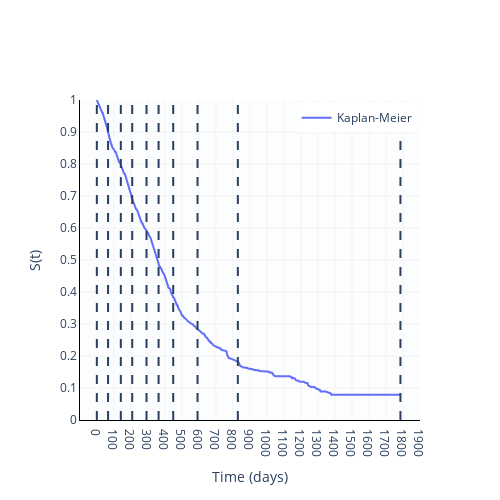

Notebook cell for this chart:
### Code cell
fig

### Figure 1 — Plotly figure (JSON) as saved in the notebook; plotly's stock layout.template omitted (floating-point values rounded to 4 significant figures; data arrays with more than 128 entries replaced by an {"elided": "..."} marker saying what was removed)
{"data": [{"mode": "lines", "name": "Kaplan-Meier", "type": "scatter", "x": {"elided": "495 int values"}, "y": {"elided": "495 float values"}}], "layout": {"autosize": false, "height": 500, "legend": {"x": 0.99, "xanchor": "right", "y": 0.99, "yanchor": "top"}, "plot_bgcolor": "rgb(252, 253, 255)", "shapes": [{"line": {"dash": "dash"}, "type": "line", "x0": 0, "x1": 0, "xref": "x", "y0": 0, "y1": 1, "yref": "y"}, {"line": {"dash": "dash"}, "type": "line", "x0": 66, "x1": 66, "xref": "x", "y0": 0, "y1": 1, "yref": "y"}, {"line": {"dash": "dash"}, "type": "line", "x0": 141, "x1": 141, "xref": "x", "y0": 0, "y1": 1, "yref": "y"}, {"line": {"dash": "dash"}, "type": "line", "x0": 208, "x1": 208, "xref": "x", "y0": 0, "y1": 1, "yref": "y"}, {"line": {"dash": "dash"}, "type": "line", "x0": 292, "x1": 292, "xref": "x", "y0": 0, "y1": 1, "yref": "y"}, {"line": {"dash": "dash"}, "type": "line", "x0": 363, "x1": 363, "xref": "x", "y0": 0, "y1": 1, "yref": "y"}, {"line": {"dash": "dash"}, "type": "line", "x0": 449, "x1": 449, "xref": "x", "y0": 0, "y1": 1, "yref": "y"}, {"line": {"dash": "dash"}, "type": "line", "x0": 592, "x1": 592, "xref": "x", "y0": 0, "y1": 1, "yref": "y"}, {"line": {"dash": "dash"}, "type": "line", "x0": 829, "x1": 829, "xref": "x", "y0": 0, "y1": 1, "yref": "y"}, {"line": {"dash": "dash"}, "type": "line", "x0": 1785, "x1": 1785, "xref": "x", "y0": 0, "y1": 1, "yref": "y"}], "showlegend": true, "width": 500, "xaxis": {"dtick": 100, "gridcolor": "rgb(245, 242, 240)", "linecolor": "black", "range": [-99, 1900], "tickmode": "linear", "title": {"text": "Time (days)"}, "type": "linear"}, "yaxis": {"dtick": 0.1, "gridcolor": "rgb(245, 242, 240)", "linecolor": "black", "range": [0, 1], "tickmode": "linear", "title": {"text": "S(t)"}, "type": "linear"}}}
